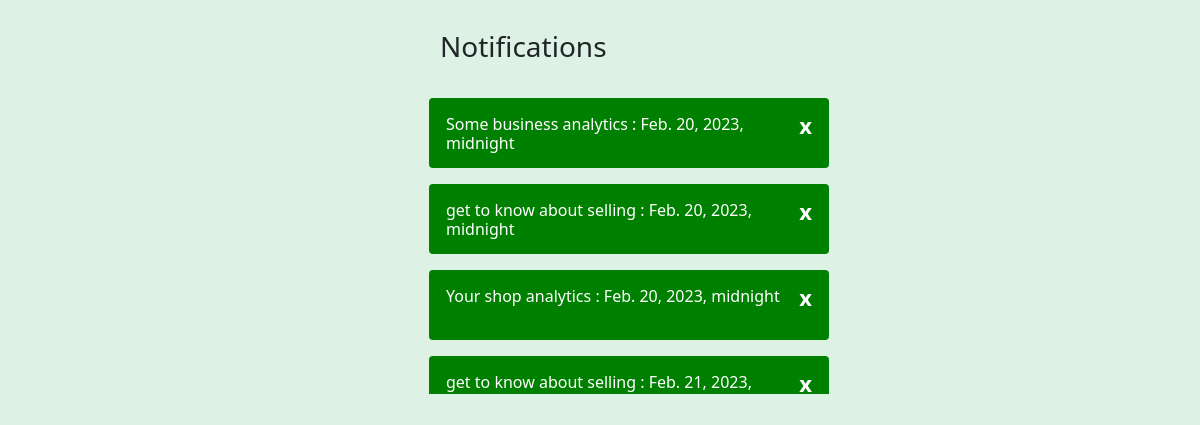
Screenshot of /Myntraapp/shopnot/ with the database file from the repository.
### Myntraapp/models.py (models this page shows)
class shopnotification(models.Model):
    content = models.CharField(max_length=200)
    shopnottime = models.DateTimeField(auto_now_add=True)

### Myntraapp/views.py (the view)
# urls.py: path('shopnot/',shopnotif),
def shopnotif(request):
    a = shopnotification.objects.all()  # image name , image file
    shopnottime=[]
    cont = []
    for i in a:
        tm=i.shopnottime
        ct = i.content  # im has a path = "myapp/static/ganesha.png'
        cont.append(ct)
        shopnottime.append(tm)
    s=zip(shopnottime,cont)
    print(shopnottime)
    return render(request, 'shopnoti.html',{'s':s})

### Myntraapp/templates/shopnoti.html (shortened to what this page needs)
{% load static %}
<!DOCTYPE html>
<html lang="en">
<head>
    <link href="https://cdn.jsdelivr.net/npm/bootstrap@5.0.2/dist/css/bootstrap.min.css" rel="stylesheet">
</head>
<body style="height:450px;width:400px;background-color:rgb(221, 241, 229);">
<h3 style="margin-left:440px;margin-top:30px;">Notifications</h3>
<div class="scroll">
{% for i,j in s %}
<div style="background-color:green;height:70px;width:400px;margin-left:5px;" class="alert">
    <span class="closebtn" onclick="this.parentElement.style.display='none';">x</span>
    <a href="" style="text-decoration:none;color:white;"><h6>{{j}} : {{i}}</h6></a>
</div>
{% endfor %}
</div>
</body>
</html>

### Myntraapp/templates/shopnoti.html (style rules this page uses)
.alert { padding: 20px; background-color: green; color: white; margin-bottom: 15px; }
.closebtn { margin-left: 15px; color: white; font-weight: bold; float: right; font-size: 22px; line-height: 20px; cursor: pointer; transition: 0.3s; }
div.scroll { margin:4px, 4px; padding:4px; overflow-x: hidden; overflow-y: auto; height:300px; width:460px; margin-left:420px; margin-top:30px; background-color:rgb(221, 241, 229); color:rgb(247, 81, 159); border: 5px; border-color: rgb(174, 25, 25); }

### rows the page displays
shopnotification: s "Some business analytics", s "Feb. 20, 2023, midnight"
shopnotification: s "get to know about selling", s "Feb. 20, 2023, midnight"
shopnotification: s "Your shop analytics", s "Feb. 20, 2023, midnight"
shopnotification: s "get to know about selling", s "Feb. 21, 2023,…"
